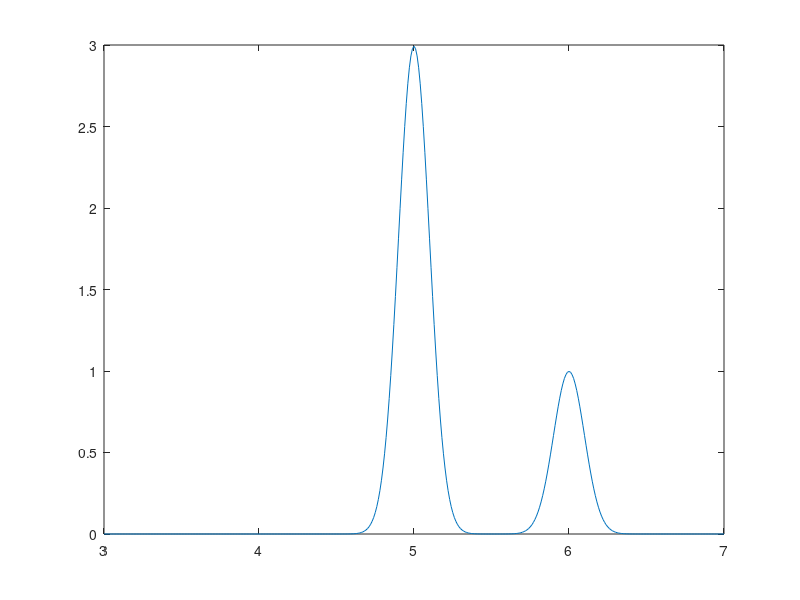

Recreate this plot in MATLAB. (Note: this script raises an error after producing the figure.)
function hw3_p1_d1
L = 5;
d = 3:0.01:7;

p = 15/2/sqrt(2*pi) .* exp(-50*(d-L).^2) + 5/2/sqrt(2*pi).* exp(-50*(d-L-1).^2);

figure(1)
plot(d,p,'-');
set(gca,'XTick',3:1:7);    % get rid of the ticks
set(gca,'XTickLabel',str2mat('L-2','L-1','L','L+1','L+2'));
xlabel('d_i (cm)');
ylabel('P(d_i|L)');
